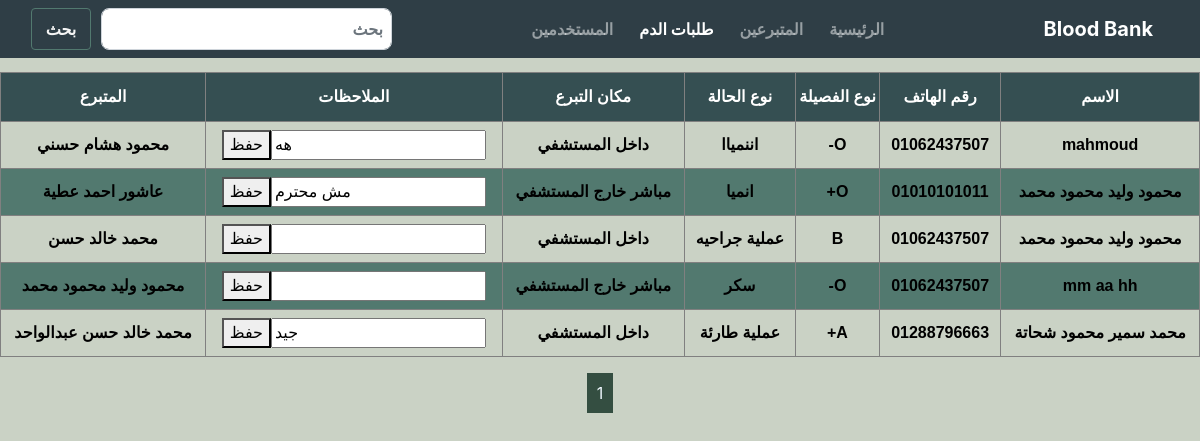
Page /admin/need_done.php (signed in) on the committed database.
### tables this page shows
CREATE TABLE `need` (
  `id` int(11) NOT NULL,
  `name` text NOT NULL,
  `phone` text NOT NULL,
  `t_blood` text NOT NULL,
  `notes` text NOT NULL,
  `place` text NOT NULL,
  `feedback` text NOT NULL,
  `status` varchar(50) DEFAULT 'NotDone',
  `order_date` date DEFAULT NULL,
  `donor_nationalid` int(11) DEFAULT NULL,
  `donor_name` varchar(150) DEFAULT NULL
);

### admin/need_done.php (the view, shortened to what this page needs)
<?php
require ('config.php');
if (isset($_SESSION['login_user'])) {
?>
    <!DOCTYPE html>
<html lang="en" >
<head>
    <link rel="stylesheet" href="../assets/css/bootstrap.min.css">
    <link rel="stylesheet" href="https://cdnjs.cloudflare.com/ajax/libs/normalize/5.0.0/normalize.min.css">
</head>
<body style="background-color: #cad2c5">
<nav class="navbar navbar-expand-lg navbar-dark   fixed-top " dir="rtl">
    <div class="container-fluid">
        <a class="navbar-brand" href="#"> Blood Bank</a>
        <ul class="navbar-nav me-auto my-2 my-lg-0" style="--bs-scroll-height: 100px;">
            <li class="nav-item">
                <?php
                if($_SESSION['user_id'] == 1){
                    $path = "supervisor2.php";
                }
                else{
                    $path = "admin_home.php";
                }
                ?>
                <a class="nav-link" aria-current="page" dir="rtl" href=<?php echo $path;?>>الرئيسية</a>
            </li>
            <li class="nav-item">
                <a class="nav-link " aria-current="page" dir="rtl" href="mainpage.php">المتبرعين</a>
            </li>
            <li class="nav-item">
                <a class="nav-link active" href="mainpage_bank.php" dir="rtl">طلبات الدم</a>
            </li>
            <?php if($_SESSION['user_id'] == 1){?>
                <li class="nav-item">
                    <a class="nav-link" href="users_info.php" dir="rtl">المستخدمين</a>
                </li>
                <?php
            }
            ?>
        </ul>
        <form class="d-flex" action = "search_need.php" method = "post">
            <input class="form-control me-2" type="search" placeholder="بحث" aria-label="Search" name = "search" required oninvalid="this.setCustomValidity(' ادخل كلمة البحث')"
                   oninput="this.setCustomValidity('')">
            <button class="btn btn-outline-success" type="submit" name = "submit">بحث</button>
        </form>
    </div>
</nav>
<?php
if(isset($_GET['page'])){
    $page = $_GET['page'];
    if($page =="" || $page =="1"){
        $page1 = 0;
    }
    else{
        $page1 = ($page*10)-10;
    }
}
else{
    $page1 = 0;
}
$result = mysqli_query($con,"SELECT * FROM need where status = 'done'");
$result2 = mysqli_query($con, "SELECT * FROM need where status = 'done' limit $page1,10");
echo
"
            <br><br>
            <br>
            <table border='1' id='table'>
            <tr>
            <th> المتبرع</th>
            <th> الملاحظات</th>
            <th>مكان التبرع</th>
            <th>نوع الحالة</th>
            <th>نوع الفصيلة</th>
            <th>رقم الهاتف</th>
            <th>الاسم</th>
            </tr>";
while($row = mysqli_fetch_array($result2))
{
    echo "<tr>";
    echo "<td>" . $row['donor_name'] . "</td>";
    echo "<form method='post'>";
    echo "<td><button type = 'submit' name = 'submit'>حفظ</button><input type = 'text' name = 'feedback' value = '". $row['feedback'] ."'><input type = 'hidden' name = 'id' value = '". $row['id'] ."'></td>";
    echo "</form>";
    echo "<td>" . $row['place'] . "</td>";
    echo "<td>" . $row['notes'] . "</td>";
    echo "<td>" . $row['t_blood'] . "</td>";
    echo "<td>" . $row['phone'] . "</td>";
    echo "<td>" . $row['name'] . "</td>";
}
echo "</table>";
}else {
    header("location:logout.php");
}
?>
<br>
<?php
$count = mysqli_num_rows($result);
$num_page = $count/10;
$num_page = ceil($num_page);
for($i = 1;$i<= $num_page;$i++){
    ?><a class="paging" href = "mainpage_bank.php?page=<?php echo $i;?>" style = "text-decoration:none;border-raduis:10%;padding:10px;background-color:#344e41;color:aliceblue;"><?php echo $i." "; ?></a><?php
}
?>
</body>
</html>
</body>
</html>

### admin/need_done.php (style rules this page uses)
body { text-align: center; }
.form-control { border-radius:8px; margin-right: 10px; padding: 8px; color: #819ade; font-weight: bold; }
.navbar { position: fixed; width: 100%; }
.btn-outline-success { color: whitesmoke; font-weight: bold; border: 1px solid #52796f; margin-right: 10px; width: 70px; }
.navbar-nav { flex-direction: row; }
.navbar { background-color: #2f3e46; color: whitesmoke; font-weight: bold; }
.navbar-nav .nav-link { padding-right: 10px; margin-left:10px ; }
#table { font-family: Poppins,Changa,sans-serif!important; border-collapse: collapse; width: 100%; }
#table td, #customers th { padding: 8px; color: black; font-weight: bold; }
#table tr:nth-child(odd) { background-color: #52796f; }
#table th { padding-top: 12px; padding-bottom: 12px; text-align: center; background-color: #354f52; color: white; align-items: center; }
#table td { text-align: center; }

### rows in the picture
need: donor_name "محمود هشام حسني", feedback "هه", place "داخل المستشفي", notes "اننمياا", t_blood "-O", phone "01062437507", name "mahmoud"
need: donor_name "عاشور احمد عطية", feedback "مش محترم", place "مباشر خارج المستشفي", notes "انميا", t_blood "+O", phone "01010101011", name "محمود وليد محمود محمد"
need: donor_name "محمد خالد حسن", place "داخل المستشفي", notes "عملية جراحيه", t_blood "B", phone "01062437507", name "محمود وليد محمود محمد"
need: donor_name "محمود وليد محمود محمد", place "مباشر خارج المستشفي", notes "سكر", t_blood "-O", phone "01062437507", name "mm aa hh"
need: donor_name "محمد خالد حسن عبدالواحد", feedback "جيد", place "داخل المستشفي", notes "عملية طارئة", t_blood "+A", phone "01288796663", name "محمد سمير محمود شحاتة"
